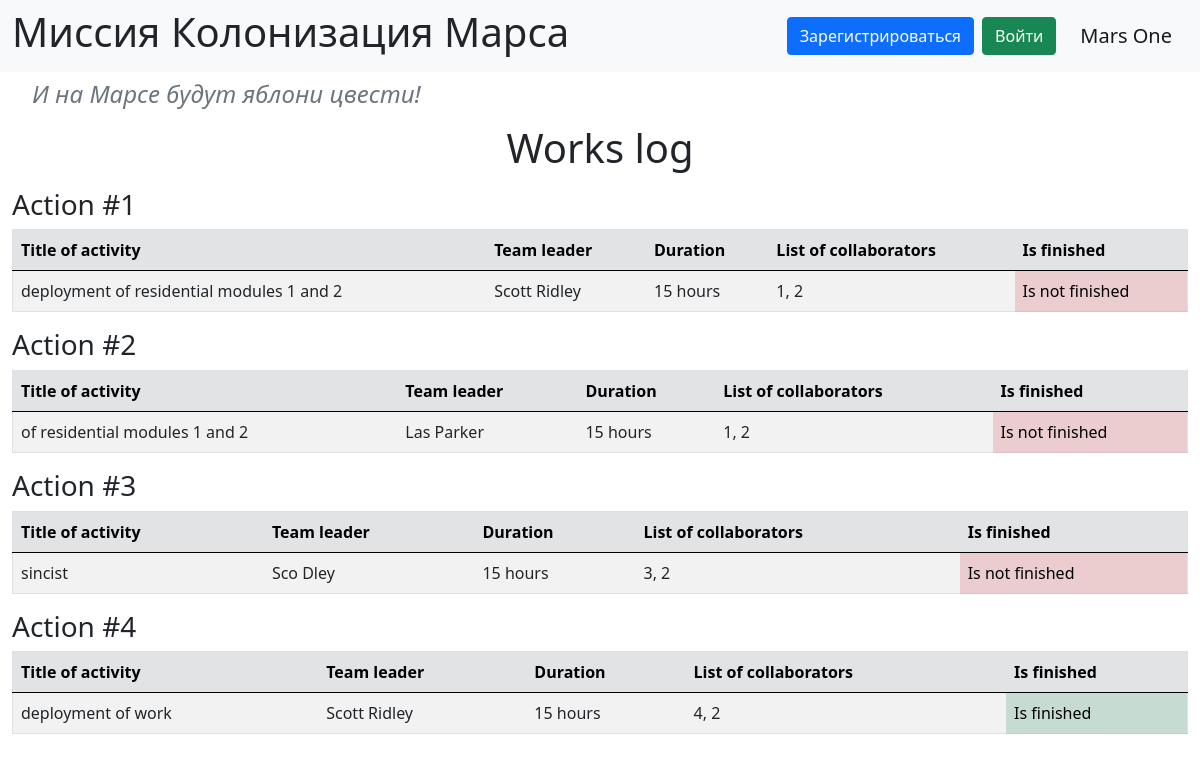
Before: / with the older database file.
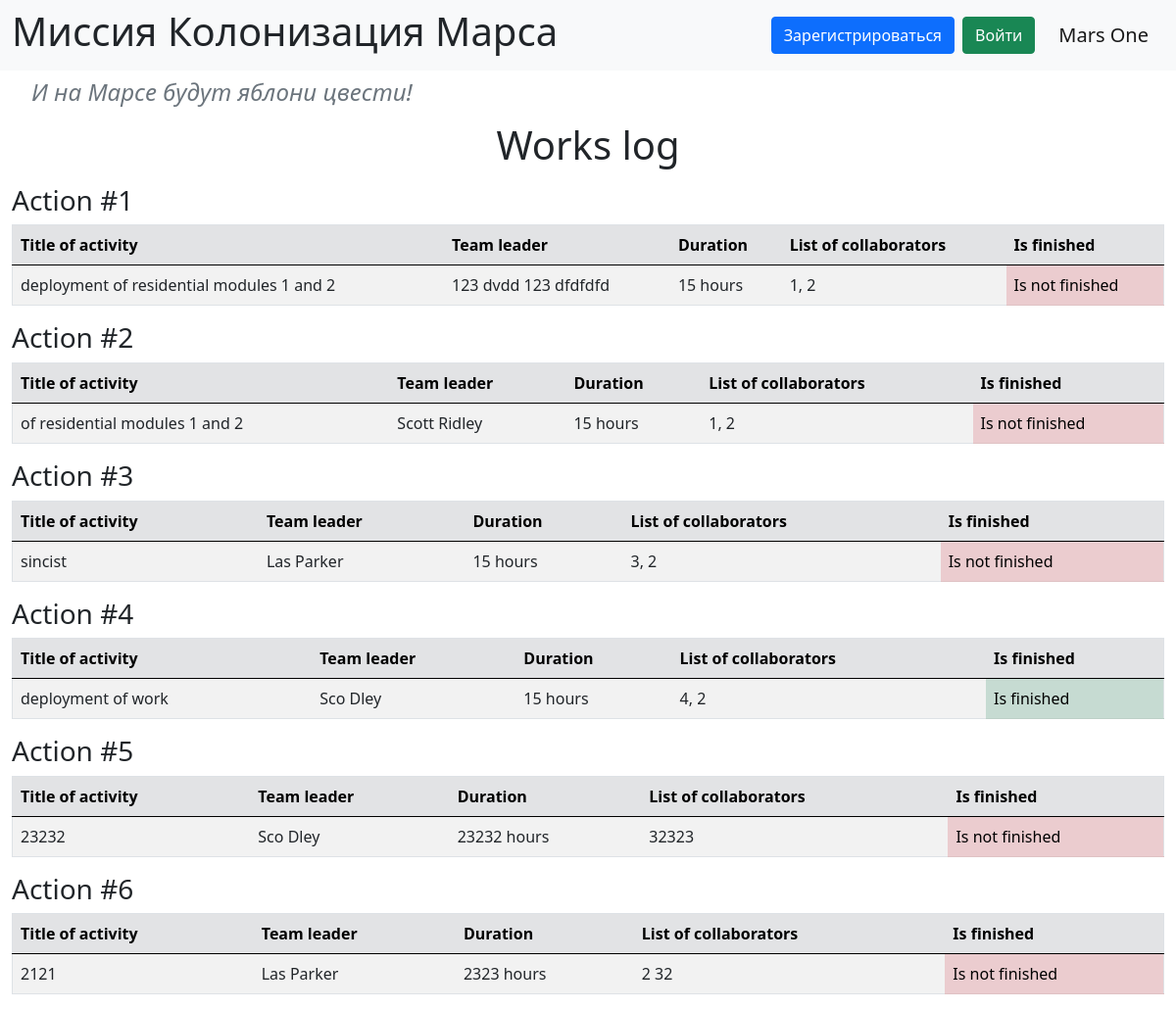
After: the same page with the newer database file.
### data/jobs.py (models this page shows)
class Jobs(SqlAlchemyBase, SerializerMixin):
    __tablename__ = 'jobs'
    id = sqlalchemy.Column(sqlalchemy.Integer,
                           primary_key=True, autoincrement=True)
    team_leader = sqlalchemy.Column(sqlalchemy.Integer,
                                    sqlalchemy.ForeignKey("users.id"))
    job = sqlalchemy.Column(sqlalchemy.String, nullable=True)
    work_size = sqlalchemy.Column(sqlalchemy.Integer, nullable=True, default=0)
    collaborators = sqlalchemy.Column(sqlalchemy.String, nullable=True)
    start_date = sqlalchemy.Column(sqlalchemy.DateTime, nullable=True)
    end_date = sqlalchemy.Column(sqlalchemy.DateTime, nullable=True)
    is_finished = sqlalchemy.Column(sqlalchemy.Boolean, default=False)
    user = orm.relationship('User')

### data/users.py (models this page shows, shortened)
class User(SqlAlchemyBase, UserMixin):
    __tablename__ = 'users'
    id = sqlalchemy.Column(sqlalchemy.Integer,
                           primary_key=True, autoincrement=True)
    surname = sqlalchemy.Column(sqlalchemy.String, nullable=True)
    name = sqlalchemy.Column(sqlalchemy.String, nullable=True)
    age = sqlalchemy.Column(sqlalchemy.Integer, nullable=True)
    position = sqlalchemy.Column(sqlalchemy.String, nullable=True)
    speciality = sqlalchemy.Column(sqlalchemy.String, nullable=True)
    address = sqlalchemy.Column(sqlalchemy.String, nullable=True)
    email = sqlalchemy.Column(sqlalchemy.String,
                              index=True, unique=True, nullable=True)
    hashed_password = sqlalchemy.Column(sqlalchemy.String, nullable=True)
    modified_date = sqlalchemy.Column(sqlalchemy.DateTime,
                                      default=datetime.datetime.now)

### main.py (the view)
@app.route('/')
def index():
    db_sess = db_session.create_session()
    jobs = db_sess.query(Jobs).all()
    return render_template('index.html', jobs=jobs)

### data/db_session.py (called while the page is built)
def create_session() -> Session:
    global __factory
    return __factory()

### templates/index.html
{% extends "base.html" %}
{% block content %}
<h1 align="center">Works log</h1>
    {% for item in jobs %}
    <div class="mt-3">
        <h3>Action #{{ item.id }}</h3>
        <table class="table table-striped border">
            <thead class="table-secondary">
                <tr>
                    <th scope="col">Title of activity</th>
                    <th scope="col">Team leader</th>
                    <th scope="col">Duration</th>
                    <th scope="col">List of collaborators</th>
                    <th scope="col">Is finished</th>
                </tr>
            </thead>
            <tbody>
                <tr>
                    <td>{{ item.job }}</td>
                    <td>{{ item.user.surname }} {{ item.user.name }}</td>
                    <td>{{ item.work_size }} hours</td>
                    <td>{{ item.collaborators }}</td>
                    {% if item.is_finished %}
                        <td class="table-success">Is finished</td>
                    {% else %}
                        <td class="table-danger">Is not finished</td>
                    {% endif %}
                </tr>
            </tbody>
        </table>
    </div>
    {% endfor %}
{% endblock %}

### templates/base.html (shortened to what this page needs)
<!doctype html>
<html lang="en">
<head>
    <link rel="stylesheet"
          href="https://cdn.jsdelivr.net/npm/bootstrap@5.0.0-beta1/dist/css/bootstrap.min.css"
>
    <link rel="stylesheet" type="text/css" href="{{ url_for('static', filename='css/style.css') }}" />
</head>
<body>
    <header>
        <nav class="navbar navbar-light bg-light">
            <div class="container-fluid">
                <h1>Миссия Колонизация Марса</h1>
                <div class="d-flex align-items-center">
                    {% if current_user.is_authenticated %}
                        <a class="nav-link text-dark me-4" href="/logout">
                            {{ current_user.name }} {{ current_user.surname }}
                        </a>
                    {% else %}
                        <a class="btn btn-primary me-2" href="/register">Зарегистрироваться</a>
                        <a class="btn btn-success me-4" href="/login">Войти</a>
                    {% endif %}
                    <span class="navbar-brand">Mars One</span>
                </div>
            </div>
        </nav>
    </header>
    <main role="main" class="container-fluid mt-2">
        <h4 class="text-secondary subtitle">И на Марсе будут яблони цвести!</h4>
        {% block content %}{% endblock %}
    </main>
</body>
</html>

### static/css/style.css (style rules this page uses)
h4 { color: #333; padding-left: 20px; margin-bottom: 15px; }
.subtitle { color: #808080; font-style: italic; font-weight: normal; }

Changed rows visible on the page:
changed Jobs "deployment of residential modules 1 and 2": user.surname "Scott" → "123"; user.name "Ridley" → "dvdd 123 dfdfdfd"
changed Jobs "of residential modules 1 and 2": user.surname "Las" → "Scott"; user.name "Parker" → "Ridley"
changed Jobs "sincist": user.surname "Sco" → "Las"; user.name "Dley" → "Parker"
changed Jobs "deployment of work": user.surname "Scott" → "Sco"; user.name "Ridley" → "Dley"
added Jobs: id "5", job "23232", user.surname "Sco", user.name "Dley", work_size "23232", collaborators "32323", is_finished "Is not finished"
added Jobs: id "6", job "2121", user.surname "Las", user.name "Parker", work_size "2323", collaborators "2 32", is_finished "Is not finished"
